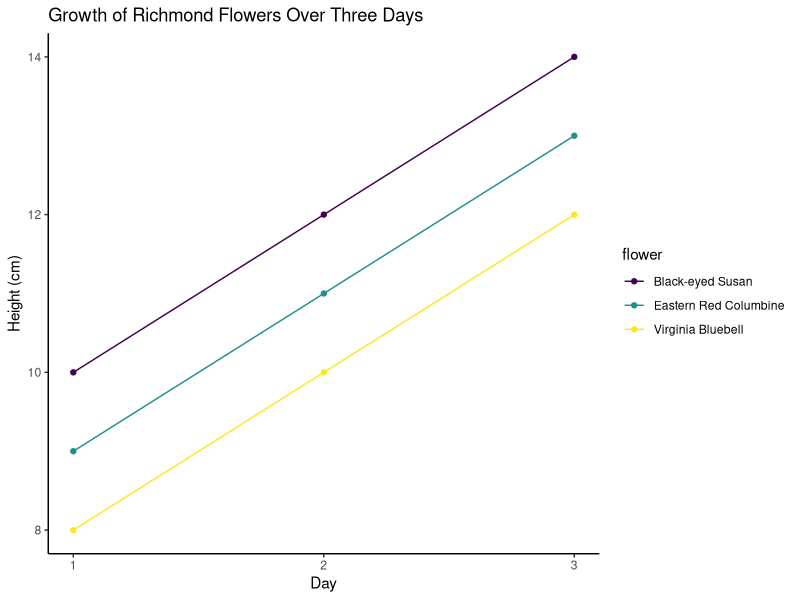
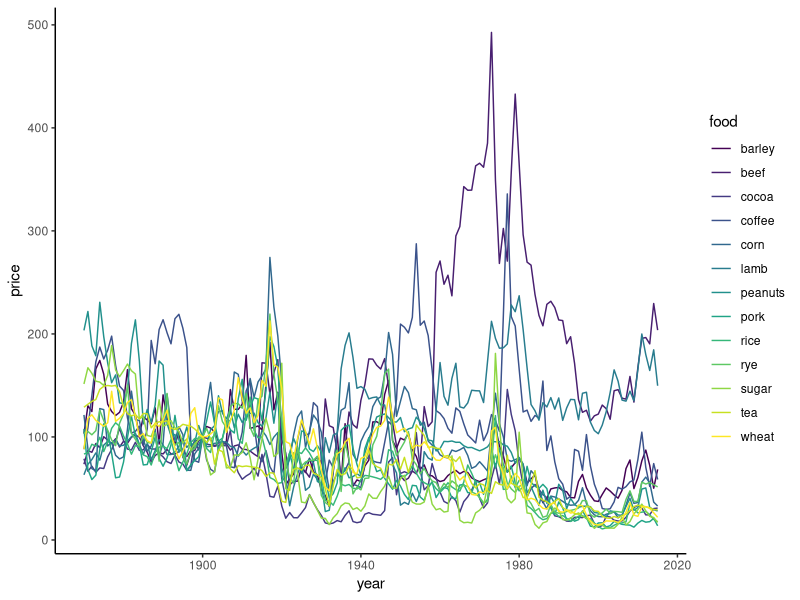
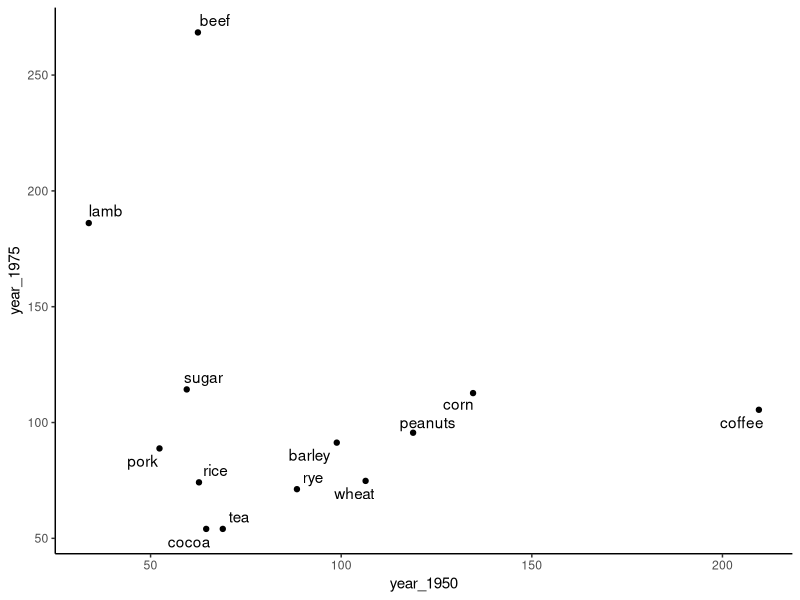
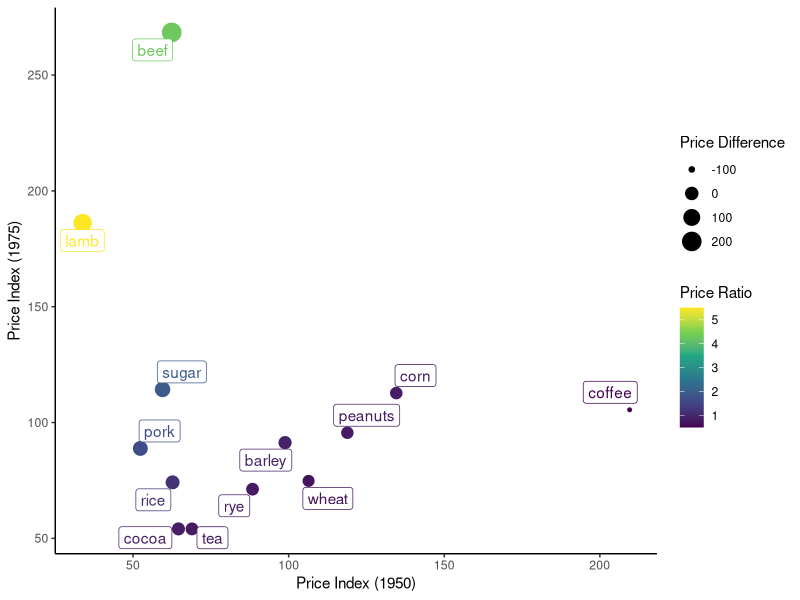
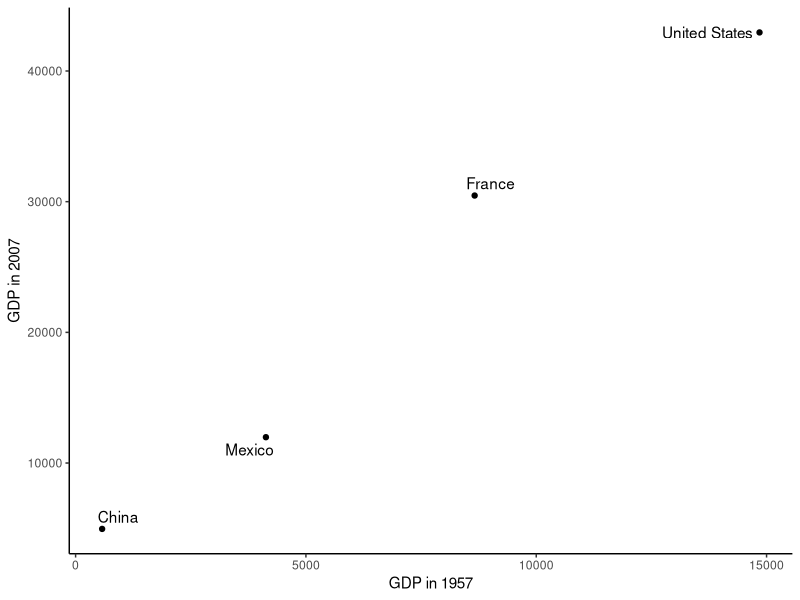

Write R code to recreate these figures, in order.
## ---- chunk 1
#| message: false

library(tidyverse)
library(ggrepel)

flower <- c("Black-eyed Susan", "Virginia Bluebell", "Eastern Red Columbine")
height_day1 <- c(10, 8, 9)
height_day2 <- c(12, 10, 11)
height_day3 <- c(14, 12, 13)

flowers_wide <- tibble(
  flower,
  height_day1,
  height_day2,
  height_day3
)

flowers_wide
## ---- chunk 2
flowers_long <- flowers_wide |>
  pivot_longer(
    # pivoting longer every column EXCEPT (!) flower
    cols = !flower,
    names_to = "day",
    names_prefix = "height_day",
    names_transform = as.integer,
    values_to = "height"
  )

flowers_long |>
  arrange(day)
## ---- chunk 3
flowers_wide |>
  mutate(total_growth = height_day3 - height_day1)
## ---- chunk 4
flowers_long |>
  ggplot(aes(x = day, y = height, color = flower)) +
  geom_line() +
  geom_point() +
  labs(
    title = "Growth of Richmond Flowers Over Three Days",
    x = "Day",
    y = "Height (cm)"
  ) +
  # only plot the days in the data on x-axis:
  scale_x_continuous(breaks = flowers_long |>
    distinct(day) |>
    pull(day)) +
  scale_color_viridis_d() +
  theme_classic()
## ---- chunk 5
#| message: false
food_prices <- read_csv("../data/food_prices.csv")

food_prices |>
  slice_sample(n = 5) |>
  arrange(year)
## ---- chunk 6
food_prices |>
  pivot_longer(cols = !year)
## ---- chunk 7
food_prices |>
  pivot_longer(cols = !year, names_to = "food", values_to = "price")
## ---- chunk 8
food_prices |>
  pivot_longer(!year, names_to = "food", values_to = "price") |>
  ggplot(aes(x = year, y = price, color = food)) +
  geom_line() +
  scale_color_viridis_d() +
  theme_classic()
## ---- chunk 9
food_prices_long <- food_prices |>
  filter(year %in% c(1950, 1975)) |>
  pivot_longer(!year, names_to = "food", values_to = "price")

food_prices_long |>
  slice_sample(n = 5)
## ---- chunk 10
food_prices_long |>
  pivot_wider(names_from = year, values_from = price)
## ---- chunk 11
food_prices_long |>
  pivot_wider(
    names_from = year, values_from = price,
    names_prefix = "year_"
  )
## ---- chunk 12
food_prices_long |>
  pivot_wider(
    names_from = year, values_from = price,
    names_prefix = "year_"
  ) |>
  ggplot(aes(x = year_1950, y = year_1975)) +
  geom_point() +
  geom_text_repel(aes(label = food)) +
  theme_classic()
## ---- chunk 13
food_prices_long |>
  pivot_wider(names_from = year, values_from = price, names_prefix = "year_") |>
  # get the price ratio and difference:
  mutate(
    price_ratio = year_1975 / year_1950,
    price_diff = year_1975 - year_1950
  ) |>
  ggplot(aes(x = year_1950, y = year_1975, color = price_ratio)) +
  geom_point(aes(size = price_diff)) +
  geom_label_repel(aes(label = food)) +
  labs(
    x = "Price Index (1950)", y = "Price Index (1975)",
    color = "Price Ratio", size = "Price Difference"
  ) +
  scale_color_viridis_c() +
  theme_classic()
## ---- chunk 14
#| message: false
hans <- read_csv("../data/hans_roslin.csv")
hans <- hans |>
  filter(year %in% c(1957, 2007)) |>
  filter(country %in% c(
    "United States", "France",
    "China", "Mexico"
  )) |>
  select(country, year, gdp)
hans
## ---- chunk 15
hans |>
  pivot_wider(names_from = country, values_from = gdp)
## ---- chunk 16
hans |>
  pivot_wider(
    names_from = year, values_from = gdp,
    names_prefix = "year_"
  )
## ---- chunk 17
hans |>
  pivot_wider(names_from = country, values_from = gdp) |>
  mutate(us_gdp_diff = `United States` - (France + Mexico + China))
## ---- chunk 18
hans |>
  pivot_wider(
    names_from = year, values_from = gdp,
    names_prefix = "year_"
  ) |>
  ggplot(aes(year_1957, year_2007)) +
  geom_point() +
  geom_text_repel(aes(label = country)) +
  labs(x = "GDP in 1957", y = "GDP in 2007") +
  theme_classic()
